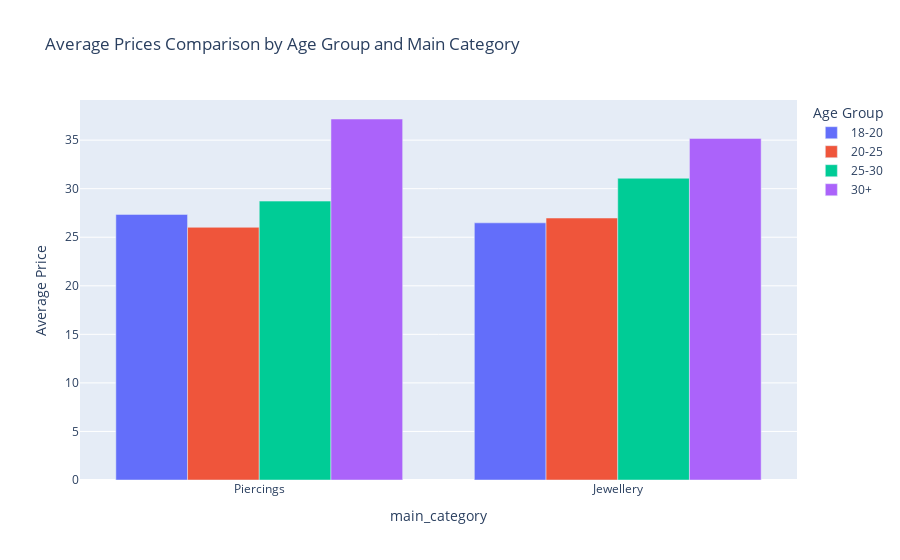

The notebook cell saved with this chart:
### Markdown cell above
<a id="3-1-2"></a>
### 3.1.2. Age Groups and Categories

### Code cell
# Define constant variables
bins = [18, 20, 25, 30, 100]
labels = ['18-20', '20-25', '25-30', '30+']

# Filter the DataFrame and calculate average prices
purchase_data = df.loc[df['event_type'] == 'purchase'].copy()
purchase_data['age_group'] = pd.cut(purchase_data['age'], bins=bins, labels=labels, right=False)
average_prices_age_category = purchase_data.groupby(['age_group', 'main_category'])['price'].mean().reset_index()

# Create a grouped bar plot using Plotly Express
fig = px.bar(
    average_prices_age_category,
    x='main_category',
    y='price',
    color='age_group',
    title='Average Prices Comparison by Age Group and Main Category',
    labels={'age_group': 'Age Group', 'price': 'Average Price'},
    barmode='group'
)
fig.update_layout(xaxis={'categoryorder': 'total ascending'})
fig.show()

average_prices_age_category

### Figure 1 — Plotly figure (JSON) as saved in the notebook; plotly's stock layout.template omitted (floating-point values rounded to 4 significant figures)
{"data": [{"alignmentgroup": "True", "hovertemplate": "Age Group=18-20<br>main_category=%{x}<br>Average Price=%{y}<extra></extra>", "legendgroup": "18-20", "marker": {"color": "#636efa", "pattern": {"shape": ""}}, "name": "18-20", "offsetgroup": "18-20", "orientation": "v", "showlegend": true, "textposition": "auto", "type": "bar", "x": ["Jewellery", "Piercings"], "xaxis": "x", "y": [26.48, 27.35], "yaxis": "y"}, {"alignmentgroup": "True", "hovertemplate": "Age Group=20-25<br>main_category=%{x}<br>Average Price=%{y}<extra></extra>", "legendgroup": "20-25", "marker": {"color": "#EF553B", "pattern": {"shape": ""}}, "name": "20-25", "offsetgroup": "20-25", "orientation": "v", "showlegend": true, "textposition": "auto", "type": "bar", "x": ["Jewellery", "Piercings"], "xaxis": "x", "y": [26.98, 26.02], "yaxis": "y"}, {"alignmentgroup": "True", "hovertemplate": "Age Group=25-30<br>main_category=%{x}<br>Average Price=%{y}<extra></extra>", "legendgroup": "25-30", "marker": {"color": "#00cc96", "pattern": {"shape": ""}}, "name": "25-30", "offsetgroup": "25-30", "orientation": "v", "showlegend": true, "textposition": "auto", "type": "bar", "x": ["Jewellery", "Piercings"], "xaxis": "x", "y": [31.08, 28.72], "yaxis": "y"}, {"alignmentgroup": "True", "hovertemplate": "Age Group=30+<br>main_category=%{x}<br>Average Price=%{y}<extra></extra>", "legendgroup": "30+", "marker": {"color": "#ab63fa", "pattern": {"shape": ""}}, "name": "30+", "offsetgroup": "30+", "orientation": "v", "showlegend": true, "textposition": "auto", "type": "bar", "x": ["Jewellery", "Piercings"], "xaxis": "x", "y": [35.18, 37.18], "yaxis": "y"}], "layout": {"barmode": "group", "legend": {"title": {"text": "Age Group"}, "tracegroupgap": 0}, "title": {"text": "Average Prices Comparison by Age Group and Main Category"}, "xaxis": {"anchor": "y", "categoryorder": "total ascending", "domain": [0, 1], "title": {"text": "main_category"}}, "yaxis": {"anchor": "x", "domain": [0, 1], "title": {"text": "Average Price"}}}}
